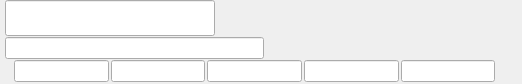
<?xml version="1.0" encoding="UTF-8"?>
<ui version="4.0">
 <class>QtVCardPhotoAndNameFields</class>
 <widget class="QWidget" name="QtVCardPhotoAndNameFields">
  <property name="enabled">
   <bool>true</bool>
  </property>
  <property name="geometry">
   <rect>
    <x>0</x>
    <y>0</y>
    <width>522</width>
    <height>81</height>
   </rect>
  </property>
  <property name="sizePolicy">
   <sizepolicy hsizetype="Expanding" vsizetype="Preferred">
    <horstretch>0</horstretch>
    <verstretch>0</verstretch>
   </sizepolicy>
  </property>
  <property name="windowTitle">
   <string>Form</string>
  </property>
  <layout class="QGridLayout" name="gridLayout" rowstretch="0,0,0,0,0" rowminimumheight="0,0,0,0,0">
   <property name="sizeConstraint">
    <enum>QLayout::SetMinimumSize</enum>
   </property>
   <property name="horizontalSpacing">
    <number>5</number>
   </property>
   <property name="verticalSpacing">
    <number>1</number>
   </property>
   <property name="margin">
    <number>0</number>
   </property>
   <item row="0" column="0" rowspan="5">
    <widget class="Swift::QtAvatarWidget" name="avatarWidget" native="true">
     <property name="sizePolicy">
      <sizepolicy hsizetype="Fixed" vsizetype="Fixed">
       <horstretch>0</horstretch>
       <verstretch>0</verstretch>
      </sizepolicy>
     </property>
     <property name="text" stdset="0">
      <string/>
     </property>
     <property name="flat" stdset="0">
      <bool>false</bool>
     </property>
    </widget>
   </item>
   <item row="0" column="1">
    <layout class="QHBoxLayout" name="horizontalLayout_2">
     <item>
      <widget class="Swift::QtResizableLineEdit" name="lineEditFN">
       <property name="sizePolicy">
        <sizepolicy hsizetype="Preferred" vsizetype="Fixed">
         <horstretch>0</horstretch>
         <verstretch>0</verstretch>
        </sizepolicy>
       </property>
       <property name="font">
        <font>
         <pointsize>18</pointsize>
         <weight>50</weight>
         <bold>false</bold>
        </font>
       </property>
       <property name="toolTip">
        <string>Formatted Name</string>
       </property>
      </widget>
     </item>
     <item>
      <spacer name="horizontalSpacer_2">
       <property name="orientation">
        <enum>Qt::Horizontal</enum>
       </property>
       <property name="sizeHint" stdset="0">
        <size>
         <width>40</width>
         <height>20</height>
        </size>
       </property>
      </spacer>
     </item>
    </layout>
   </item>
   <item row="1" column="1">
    <layout class="QHBoxLayout" name="horizontalLayout_3">
     <item>
      <widget class="Swift::QtResizableLineEdit" name="lineEditNICKNAME">
       <property name="toolTip">
        <string>Nickname</string>
       </property>
       <property name="frame">
        <bool>true</bool>
       </property>
      </widget>
     </item>
     <item>
      <spacer name="horizontalSpacer_3">
       <property name="orientation">
        <enum>Qt::Horizontal</enum>
       </property>
       <property name="sizeHint" stdset="0">
        <size>
         <width>40</width>
         <height>20</height>
        </size>
       </property>
      </spacer>
     </item>
    </layout>
   </item>
   <item row="2" column="1">
    <layout class="QHBoxLayout" name="horizontalLayout">
     <property name="spacing">
      <number>2</number>
     </property>
     <property name="sizeConstraint">
      <enum>QLayout::SetMinimumSize</enum>
     </property>
     <item>
      <widget class="QLabel" name="labelFULLNAME">
       <property name="text">
        <string/>
       </property>
       <property name="textInteractionFlags">
        <set>Qt::TextSelectableByKeyboard|Qt::TextSelectableByMouse</set>
       </property>
      </widget>
     </item>
     <item>
      <widget class="Swift::QtResizableLineEdit" name="lineEditPREFIX">
       <property name="sizePolicy">
        <sizepolicy hsizetype="Preferred" vsizetype="Fixed">
         <horstretch>0</horstretch>
         <verstretch>0</verstretch>
        </sizepolicy>
       </property>
       <property name="toolTip">
        <string>Prefix</string>
       </property>
      </widget>
     </item>
     <item>
      <widget class="Swift::QtResizableLineEdit" name="lineEditGIVEN">
       <property name="sizePolicy">
        <sizepolicy hsizetype="Preferred" vsizetype="Fixed">
         <horstretch>0</horstretch>
         <verstretch>0</verstretch>
        </sizepolicy>
       </property>
       <property name="toolTip">
        <string>Given Name</string>
       </property>
       <property name="text">
        <string/>
       </property>
       <property name="readOnly">
        <bool>false</bool>
       </property>
      </widget>
     </item>
     <item>
      <widget class="Swift::QtResizableLineEdit" name="lineEditMIDDLE">
       <property name="enabled">
        <bool>true</bool>
       </property>
       <property name="sizePolicy">
        <sizepolicy hsizetype="Preferred" vsizetype="Fixed">
         <horstretch>0</horstretch>
         <verstretch>0</verstretch>
        </sizepolicy>
       </property>
       <property name="toolTip">
        <string>Middle Name</string>
       </property>
       <property name="styleSheet">
        <string notr="true"/>
       </property>
       <property name="frame">
        <bool>true</bool>
       </property>
      </widget>
     </item>
     <item>
      <widget class="Swift::QtResizableLineEdit" name="lineEditFAMILY">
       <property name="sizePolicy">
        <sizepolicy hsizetype="Preferred" vsizetype="Fixed">
         <horstretch>0</horstretch>
         <verstretch>0</verstretch>
        </sizepolicy>
       </property>
       <property name="toolTip">
        <string>Last Name</string>
       </property>
      </widget>
     </item>
     <item>
      <widget class="Swift::QtResizableLineEdit" name="lineEditSUFFIX">
       <property name="sizePolicy">
        <sizepolicy hsizetype="Preferred" vsizetype="Fixed">
         <horstretch>0</horstretch>
         <verstretch>0</verstretch>
        </sizepolicy>
       </property>
       <property name="toolTip">
        <string>Suffix</string>
       </property>
       <property name="readOnly">
        <bool>false</bool>
       </property>
      </widget>
     </item>
     <item>
      <spacer name="horizontalSpacer">
       <property name="orientation">
        <enum>Qt::Horizontal</enum>
       </property>
       <property name="sizeHint" stdset="0">
        <size>
         <width>40</width>
         <height>20</height>
        </size>
       </property>
      </spacer>
     </item>
    </layout>
   </item>
  </layout>
 </widget>
 <customwidgets>
  <customwidget>
   <class>Swift::QtResizableLineEdit</class>
   <extends>QLineEdit</extends>
   <header>QtResizableLineEdit.h</header>
  </customwidget>
  <customwidget>
   <class>Swift::QtAvatarWidget</class>
   <extends>QWidget</extends>
   <header>Swift/QtUI/QtAvatarWidget.h</header>
   <container>1</container>
  </customwidget>
 </customwidgets>
 <resources/>
 <connections/>
</ui>
